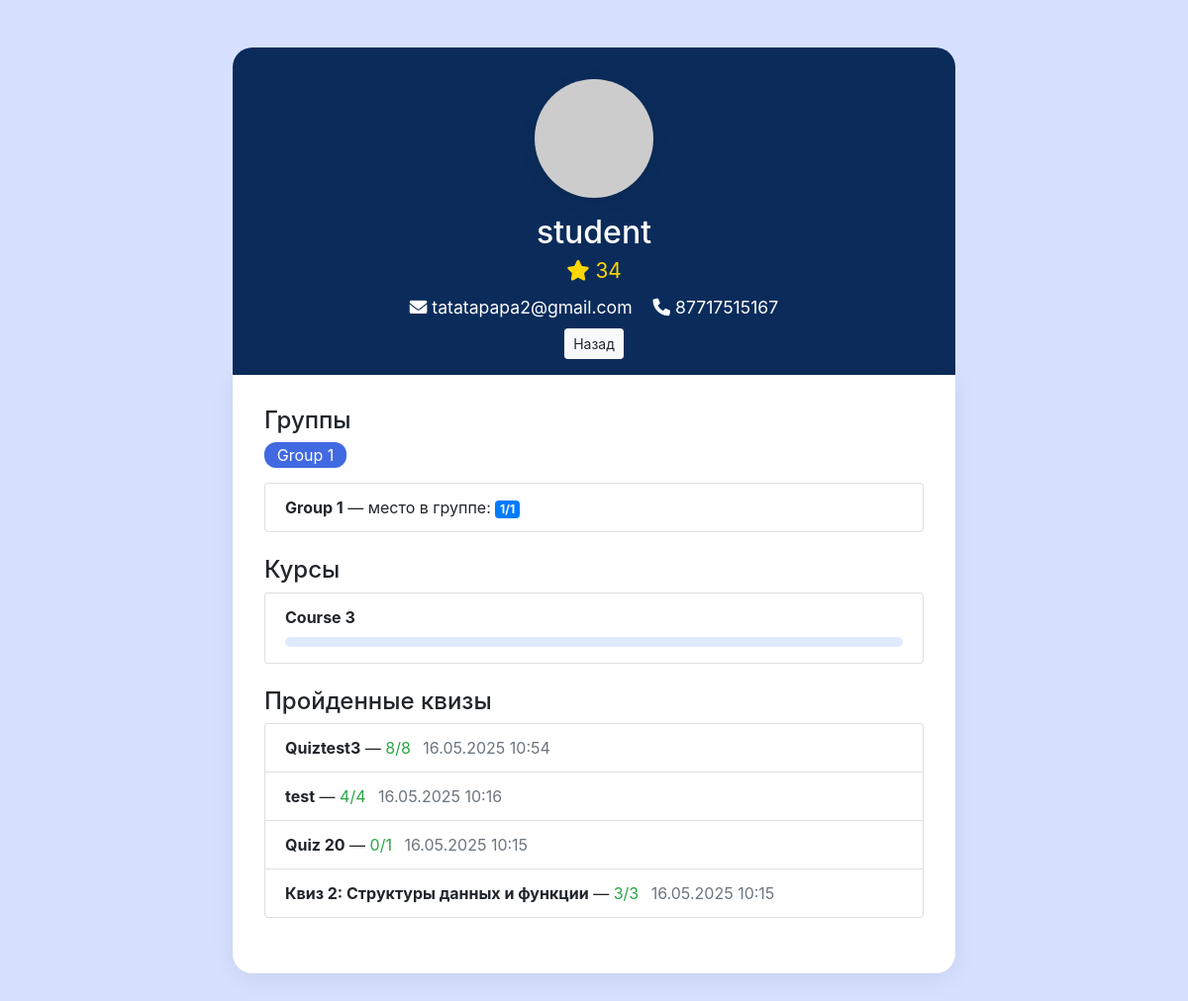
The app's page /student/41/profile/ (signed in) with its own data.
### courses/models.py (models this page shows, shortened)
class Student(models.Model):
    user = models.OneToOneField(User, on_delete=models.CASCADE)
    avatar = models.ImageField(upload_to='avatars/', null=True, blank=True)
    phone_number = models.CharField(max_length=15, null=True, blank=True)
    email = models.EmailField(null=True, blank=True)
    courses = models.ManyToManyField('Course', related_name='students_set')
    stars = models.IntegerField(default=0)
    profile_edited_once = models.BooleanField(default=False)

class User(AbstractUser):
    is_student = models.BooleanField(default=False)
    is_admin = models.BooleanField(default=False)
    groups = models.ManyToManyField(
        Group,
        related_name='custom_user_set',
        blank=True,
        help_text='The groups this user belongs to.',
        verbose_name='groups'
    )
    user_permissions = models.ManyToManyField(
        Permission,
        related_name='custom_user_permissions_set',
        blank=True,
        help_text='Specific permissions for this user.',
        verbose_name='user permissions'
    )
    class Meta:
        verbose_name = 'User'
        verbose_name_plural = 'Users'

class Group(models.Model):
    name = models.CharField(max_length=100, unique=True)
    students = models.ManyToManyField('Student', related_name='groups')

class Course(models.Model):
    title = models.CharField(max_length=100)
    description = models.TextField()
    modules = models.ManyToManyField('Module', blank=True)
    course_code = models.CharField(max_length=5, blank=True, unique=True)
    students = models.ManyToManyField('Student', related_name='enrolled_courses', blank=True)
    image = models.ImageField(upload_to='image/', null=True, blank=True)  # Новое поле для изображения

class Quiz(models.Model):
    title = models.CharField(max_length=255)
    stars = models.IntegerField(default=1, verbose_name='Звездочки за квиз')

class QuizResult(models.Model):
    user = models.ForeignKey(User, on_delete=models.CASCADE)
    quiz = models.ForeignKey(Quiz, on_delete=models.CASCADE)
    score = models.IntegerField()
    date_taken = models.DateTimeField(auto_now_add=True)
    total_questions = models.IntegerField(default=0)
    stars_given = models.BooleanField(default=False)
    class Meta:
        unique_together = ('user', 'quiz')

### courses/views.py (the view)
# urls.py: path('student/<int:student_id>/profile/', views.student_public_profile, name='student_public_profile'),
@login_required
def student_public_profile(request, student_id):
    student = get_object_or_404(Student, id=student_id)
    user = student.user
    courses = student.courses.all()
    course_progress = {}
    for course in courses:
        progress_obj = StudentProgress.objects.filter(user=user, course=course).first()
        course_progress[course.id] = progress_obj.progress if progress_obj else 0
    groups = student.groups.all()
    group_ratings = []
    for group in groups:
        group_students = list(group.students.all())
        sorted_students = sorted(group_students, key=lambda s: s.stars, reverse=True)
        place = sorted_students.index(student) + 1 if student in sorted_students else '-'
        group_ratings.append({
            'group': group,
            'place': place,
            'total': len(sorted_students)
        })
    quiz_results = QuizResult.objects.filter(user=user).select_related('quiz').order_by('-date_taken')
    quizzes = [
        {
            'quiz': qr.quiz,
            'score': qr.score,
            'total_questions': qr.total_questions,
            'date_taken': qr.date_taken
        }
        for qr in quiz_results
    ]
    stars = student.stars
    return render(request, 'courses/student_public_profile.html', {
        'student': student,
        'stars': stars,
        'groups': groups,
        'group_ratings': group_ratings,
        'courses': courses,
        'quizzes': quizzes,
    })

### courses/templates/courses/student_public_profile.html (shortened to what this page needs)
{% load static %}
<!DOCTYPE html>
<html lang="en">
<head>
    <link rel="stylesheet" href="https://stackpath.bootstrapcdn.com/bootstrap/4.5.2/css/bootstrap.min.css">
    <link rel="stylesheet" href="https://cdnjs.cloudflare.com/ajax/libs/font-awesome/6.0.0-beta3/css/all.min.css">
</head>
<body style="background:#d7e1ff;">
<div class="container mt-5 mb-5">
    <div class="row justify-content-center">
        <div class="col-lg-8">
            <div class="profile-header">
                {% if student.avatar %}
                    <img src="{{ student.avatar.url }}" class="profile-avatar mb-3" alt="avatar">
                {% else %}
                    <img src="https://via.placeholder.com/120" class="profile-avatar mb-3" alt="avatar">
                {% endif %}
                <h2 class="mb-1">{{ student.user.username }}</h2>
                <div class="mb-2">
                    <span class="star"><i class="fas fa-star"></i> {{ stars }}</span>
                </div>
                <div class="profile-info mb-2">
                    <span class="mr-3"><i class="fas fa-envelope"></i> {{ student.email|default:'-' }}</span>
                    <span><i class="fas fa-phone"></i> {{ student.phone_number|default:'-' }}</span>
                </div>
                <a href="javascript:history.back()" class="btn btn-light btn-sm">Назад</a>
            </div>
            <div class="profile-main">
                <h4>Группы</h4>
                {% if groups %}
                    <div class="mb-3">
                        {% for group in groups %}
                            <span class="group-badge">{{ group.name }}</span>
                        {% endfor %}
                    </div>
                    <ul class="list-group mb-4">
                        {% for gr in group_ratings %}
                        <li class="list-group-item d-flex justify-content-between align-items-center">
                            <span><b>{{ gr.group.name }}</b> — место в группе: <span class="badge badge-primary">{{ gr.place }}/{{ gr.total }}</span></span>
                        </li>
                        {% endfor %}
                    </ul>
                {% else %}
                    <div class="text-muted mb-3">Нет групп</div>
                {% endif %}
                <h4>Курсы</h4>
                {% if courses %}
                    <ul class="list-group mb-4">
                        {% for course in courses %}
                        <li class="list-group-item">
                            <b>{{ course.title }}</b>
                            <div class="course-progress mt-2 mb-1">
                            </div>
                        </li>
                        {% endfor %}
                    </ul>
                {% else %}
                    <div class="text-muted mb-3">Нет курсов</div>
                {% endif %}
                <h4>Пройденные квизы</h4>
                {% if quizzes %}
                    <ul class="list-group mb-4">
                        {% for quiz in quizzes %}
                        <li class="list-group-item">
                            <b>{{ quiz.quiz.title }}</b> — <span class="text-success">{{ quiz.score }}/{{ quiz.total_questions }}</span>
                            <span class="ml-2 text-muted">{{ quiz.date_taken|date:'d.m.Y H:i' }}</span>
                        </li>
                        {% endfor %}
                    </ul>
                {% else %}
                    <div class="text-muted mb-3">Нет пройденных квизов</div>
                {% endif %}
            </div>
        </div>
    </div>
</div>
</body>
</html>

### courses/templates/courses/student_public_profile.html (style rules this page uses)
.profile-avatar { width: 120px; height: 120px; border-radius: 50%; object-fit: cover; box-shadow: 0 4px 16px rgba(0,0,0,0.12); }
.profile-header { background: #0b2c5b; color: #fff; border-radius: 20px 20px 0 0; padding: 2rem 1rem 1rem 1rem; text-align: center; }
.profile-main { background: #fff; border-radius: 0 0 20px 20px; box-shadow: 0 4px 24px rgba(0,0,0,0.08); padding: 2rem; }
.profile-info { font-size: 1.1rem; }
.star { color: #FFD700; font-size: 1.3rem; }
.group-badge { background: #4169E1; color: #fff; border-radius: 12px; padding: 0.2em 0.8em; margin-right: 0.5em; font-size: 1rem; }
.course-progress { height: 10px; background: #e0eaff; border-radius: 5px; }

### records on screen
Student: user.username "student", email "tatatapapa2@gmail.com", phone_number "87717515167"
Group: name "Group 1", group.name "Group 1", place "1", total "1"
Course: title "Course 3"
Quiz: quiz "Quiztest3", score "8", total_questions "8", date_taken "16.05.2025 10:54"
Quiz: quiz "test", score "4", total_questions "4", date_taken "16.05.2025 10:16"
Quiz: quiz "Quiz 20", score "0", total_questions "1", date_taken "16.05.2025 10:15"
Quiz: quiz "Квиз 2: Структуры данных и функции", score "3", total_questions "3", date_taken "16.05.2025 10:15"

### other values on screen
{{ stars }} "34"
